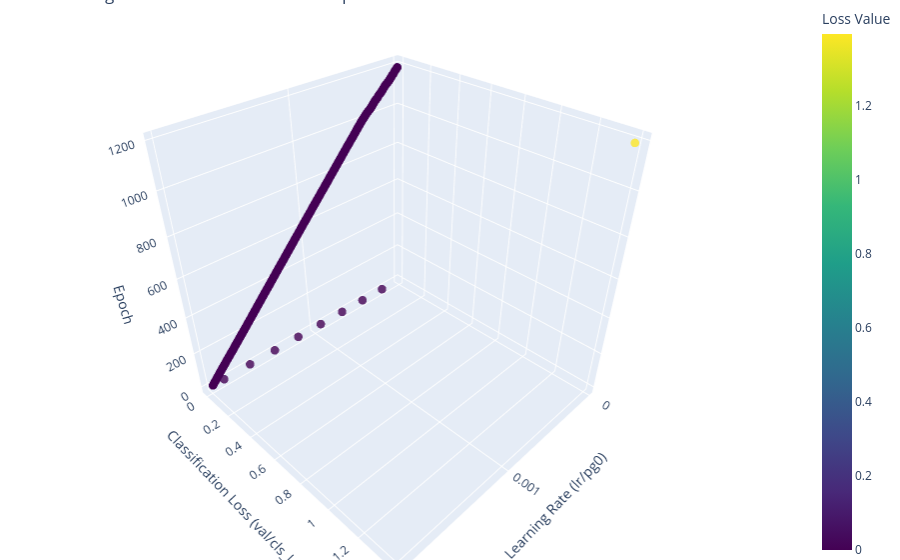

Notebook cell for this chart:
### Code cell
graph_LrLoss_3D(df)

### Figure 1 — Plotly figure (JSON) as saved in the notebook; plotly's stock layout.template omitted (floating-point values rounded to 4 significant figures; data arrays with more than 128 entries replaced by an {"elided": "..."} marker saying what was removed)
{"data": [{"marker": {"color": {"elided": "1191 float values"}, "colorbar": {"title": {"text": "Loss Value"}}, "colorscale": [[0, "#440154"], [0.1111, "#482878"], [0.2222, "#3e4989"], [0.3333, "#31688e"], [0.4444, "#26828e"], [0.5556, "#1f9e89"], [0.6667, "#35b779"], [0.7778, "#6ece58"], [0.8889, "#b5de2b"], [1, "#fde725"]], "opacity": 0.8, "size": 5}, "mode": "markers", "type": "scatter3d", "x": {"elided": "1191 float values"}, "y": {"elided": "1191 float values"}, "z": {"elided": "1191 int values"}}], "layout": {"margin": {"b": 0, "l": 0, "r": 0, "t": 0}, "scene": {"xaxis": {"title": {"text": "Learning Rate (lr/pg0)"}}, "yaxis": {"title": {"text": "Classification Loss (val/cls_loss)"}}, "zaxis": {"title": {"text": "Epoch"}}}, "title": {"text": "Learning Rate vs. Validation Loss vs. Epoch"}}}
